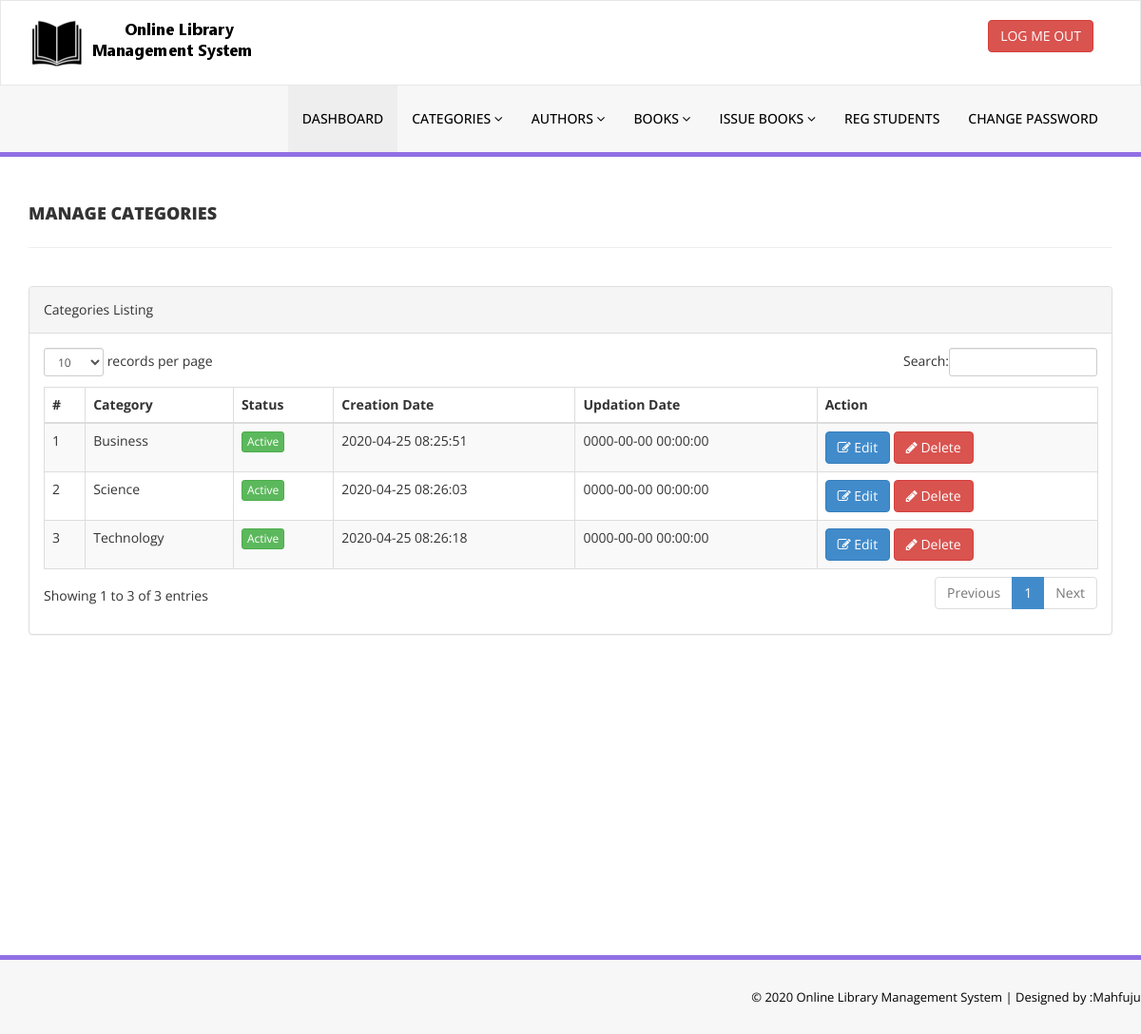
The page /admin/manage-categories.php (signed in) on the database its author committed.
### tables this page shows
CREATE TABLE `tbl_catagory` (
  `id` int(11) NOT NULL,
  `catname` varchar(50) NOT NULL,
  `status` int(11) NOT NULL,
  `createdate` timestamp NOT NULL DEFAULT CURRENT_TIMESTAMP ON UPDATE CURRENT_TIMESTAMP,
  `updatedate` timestamp NOT NULL DEFAULT '0000-00-00 00:00:00' ON UPDATE CURRENT_TIMESTAMP
);

### admin/manage-categories.php (the view, shortened to what this page needs)
<?php
include('includes/config.php');
if(strlen($_SESSION['alogin'])==0)
{
    header('location:index.php');
}
else{
 ?>
 <!DOCTYPE html>
 <html xmlns="http://www.w3.org/1999/xhtml">
 <head>
    <link href="assets/css/bootstrap.css" rel="stylesheet" />
    <link href="assets/css/font-awesome.css" rel="stylesheet" />
    <link href="assets/js/dataTables/dataTables.bootstrap.css" rel="stylesheet" />
    <link href="assets/css/style.css" rel="stylesheet" />
</head>
<body>
    <?php include('includes/header.php');?>
    <div class="content-wrapper">
        <div class="container">
            <div class="row pad-botm">
                <div class="col-md-12">
                    <h4 class="header-line">Manage Categories</h4>
                </div>
                <div class="row">
                </div>
            </div>
            <div class="row">
                <div class="col-md-12">
                    <div class="panel panel-default">
                        <div class="panel-heading">
                            Categories Listing
                        </div>
                        <div class="panel-body">
                            <div class="table-responsive">
                                <table class="table table-striped table-bordered table-hover" id="dataTables-example">
                                    <thead>
                                        <tr>
                                            <th>#</th>
                                            <th>Category</th>
                                            <th>Status</th>
                                            <th>Creation Date</th>
                                            <th>Updation Date</th>
                                            <th>Action</th>
                                        </tr>
                                    </thead>
                                    <tbody>
                                        <?php $sql = "SELECT * FROM  tbl_catagory";
                                        $query = mysqli_query($con,$sql);
                                        $cont=1;
                                        while ($result=mysqli_fetch_array($query)) {
                                            ?>
                                            <tr class="odd gradeX">
                                                <td class="center"><?php echo htmlentities($cont);?></td>
                                                <td class="center"><?php echo htmlentities($result['catname']);?></td>
                                                <td class="center"><?php if($result['status']==1) {?>
                                                    <a href="#" class="btn btn-success btn-xs">Active</a>
                                                <?php } else {?>
                                                    <a href="#" class="btn btn-danger btn-xs">Inactive</a>
                                                    <?php } ?></td>
                                                    <td class="center"><?php echo htmlentities($result['createdate']);?></td>
                                                    <td class="center"><?php echo htmlentities($result['updatedate']);?></td>
                                                    <td class="center">
                                                        <a href="edit-category.php?catid=<?php echo htmlentities($result['id']);?>"><button class="btn btn-primary"><i class="fa fa-edit "></i> Edit</button>
                                                            <a href="manage-categories.php?del=<?php echo htmlentities($result['id']);?>" onclick="return confirm('Are you sure you want to delete?');"" >  <button class="btn btn-danger"><i class="fa fa-pencil"></i> Delete</button>
                                                            </td>
                                                        </tr>
                                                        <?php $cont++;  } ?>
                                                    </tbody>
                                                </table>
                                            </div>
                                        </div>
                                    </div>
                                </div>
                            </div>
                        </div>
                    </div>
                    <?php include('includes/footer.php');?>
                </body>
                </html>
                <?php } ?>

### admin/includes/header.php (shortened to what this page needs)
<div class="navbar navbar-inverse set-radius-zero" >
        <div class="container">
            <div class="navbar-header">
                <a class="navbar-brand">
                    <img src="assets/img/logo.png" />
                </a>
            </div>
            <div class="right-div">
                <a href="logout.php" class="btn btn-danger pull-right">LOG ME OUT</a>
            </div>
        </div>
    </div>
    <section class="menu-section">
        <div class="container">
            <div class="row ">
                <div class="col-md-12">
                    <div class="navbar-collapse collapse ">
                        <ul id="menu-top" class="nav navbar-nav navbar-right">
                            <li><a href="dashboard.php" class="menu-top-active">DASHBOARD</a></li>
                            <li>
                                <a href="#" class="dropdown-toggle" id="ddlmenuItem" data-toggle="dropdown"> Categories <i class="fa fa-angle-down"></i></a>
                            </li>
                            <li>
                                <a href="#" class="dropdown-toggle" id="ddlmenuItem" data-toggle="dropdown"> Authors <i class="fa fa-angle-down"></i></a>
                            </li>
 <li>
                                <a href="#" class="dropdown-toggle" id="ddlmenuItem" data-toggle="dropdown"> Books <i class="fa fa-angle-down"></i></a>
                            </li>
                           <li>
                                <a href="#" class="dropdown-toggle" id="ddlmenuItem" data-toggle="dropdown"> Issue Books <i class="fa fa-angle-down"></i></a>
                            </li>
                             <li><a href="reg-students.php">Reg Students</a></li>
  <li><a href="change-password.php">Change Password</a></li>
                        </ul>
                    </div>
                </div>
            </div>
        </div>
    </section>

### admin/includes/footer.php
<section class="footer-section">
     <div class="container">
         <div class="row">
             <div class="col-md-12">
                &copy; <?php echo date("Y"); ?> Online Library Management System |<a href="www.facebook.com/mahfujur.just" target="_blank"  > Designed by :Mahfujur</a>
             </div>
         </div>
     </div>
 </section>

### admin/assets/css/style.css (style rules this page uses)
.set-radius-zero { border-radius:0px; -moz-border-radius:0px; -webkit-border-radius:0px; }
.content-wrapper { margin-top: 40px; min-height:800px; padding-bottom:90px; }
.header-line { font-weight:900; padding-bottom:25px; border-bottom:1px solid #eeeeee; text-transform:uppercase; }
.pad-botm { padding-bottom:30px; }
.right-div { float: right; padding: 20px; }
#menu-top a { color:#000; text-decoration:none; font-weight:500; padding: 25px 15px 25px 15px; text-transform:uppercase; }
.menu-section { background-color: #f7f7f7; border-bottom:5px solid #9170E4; width:100% }
.menu-top-active { background-color:#eeeeee; }
.navbar-inverse { background-color: #FFF; border-color: rgba(155, 153, 153, 0.23); }
.navbar { min-height: 90px; margin-bottom: 0px; }
.footer-section { padding:25px 50px 25px 50px; color:#000; font-size:13px; background-color: #f7f7f7; text-align:right; border-top:5px solid #9170E4; }
.footer-section a, .footer-section a:hover { color:#000; }

### rows shown on the page
tbl_catagory: catname "Business", status "Active", createdate "2020-04-25 08:25:51", updatedate "0000-00-00 00:00:00"
tbl_catagory: catname "Science", status "Active", createdate "2020-04-25 08:26:03", updatedate "0000-00-00 00:00:00"
tbl_catagory: catname "Technology", status "Active", createdate "2020-04-25 08:26:18", updatedate "0000-00-00 00:00:00"
